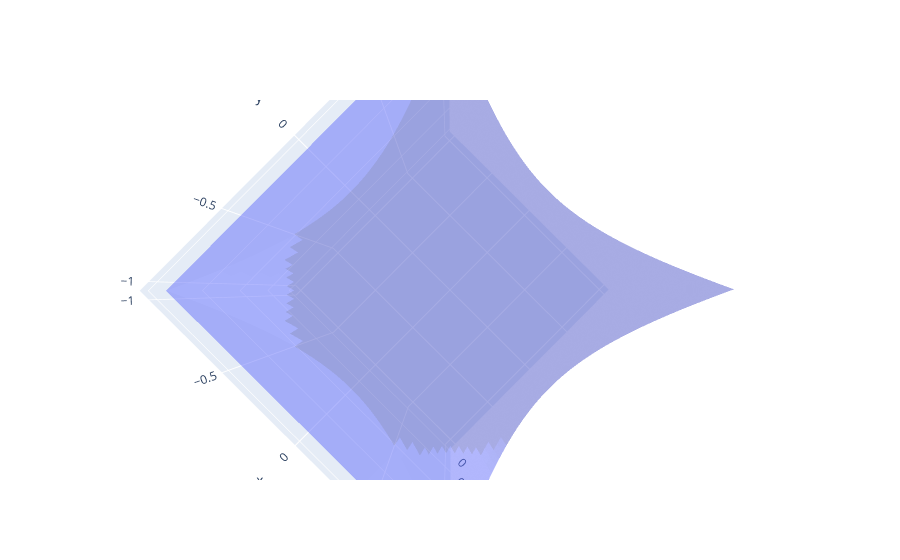

Notebook cell for this chart:
### Code cell
fig = go.Figure(data=[go.Mesh3d(    
    x=xx.ravel(),
    y=yy.ravel(),
    z=zz.ravel(),
    opacity=0.5, colorscale='deep_r',
    colorbar_thickness=25, 
    flatshading=True)])

fig.show()

### Figure 1 — Plotly figure (JSON) as saved in the notebook; plotly's stock layout.template omitted (floating-point values rounded to 4 significant figures; data arrays with more than 128 entries replaced by an {"elided": "..."} marker saying what was removed)
{"data": [{"colorbar": {"thickness": 25}, "colorscale": [[0, "rgb(39, 26, 44)"], [0.09091, "rgb(54, 43, 77)"], [0.1818, "rgb(64, 60, 115)"], [0.2727, "rgb(62, 82, 143)"], [0.3636, "rgb(62, 108, 150)"], [0.4545, "rgb(68, 130, 155)"], [0.5455, "rgb(76, 153, 160)"], [0.6364, "rgb(86, 177, 163)"], [0.7273, "rgb(111, 201, 163)"], [0.8182, "rgb(156, 219, 165)"], [0.9091, "rgb(206, 236, 179)"], [1, "rgb(253, 253, 204)"]], "flatshading": true, "opacity": 0.5, "type": "mesh3d", "x": {"elided": "2500 float values"}, "y": {"elided": "2500 float values"}, "z": {"elided": "2500 float values"}}], "layout": {"autosize": true, "scene": {"aspectmode": "auto", "aspectratio": {"x": 1.0, "y": 1.0, "z": 0.9997}, "camera": {"center": {"x": 0, "y": 0, "z": 0}, "eye": {"x": 6.676e-17, "y": -6.709e-17, "z": 1.546}, "projection": {"type": "perspective"}, "up": {"x": 0, "y": 0, "z": 1}}}}}
